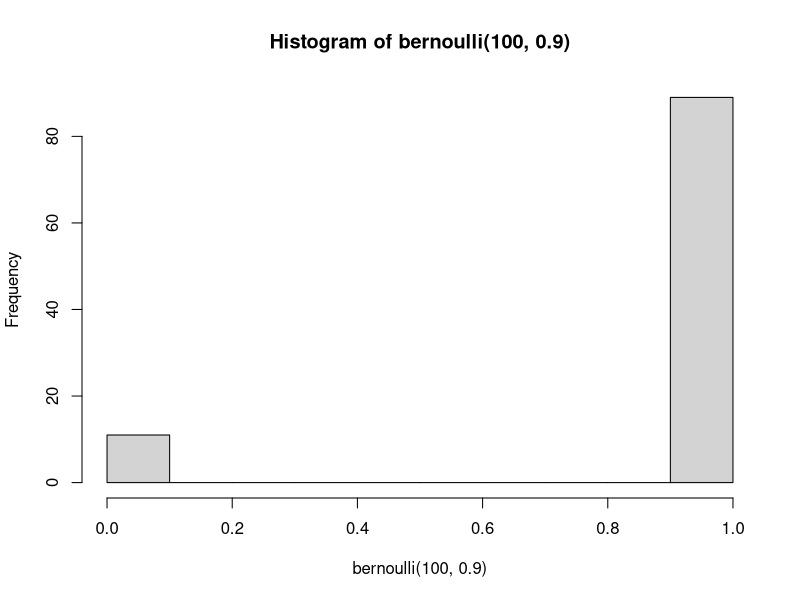
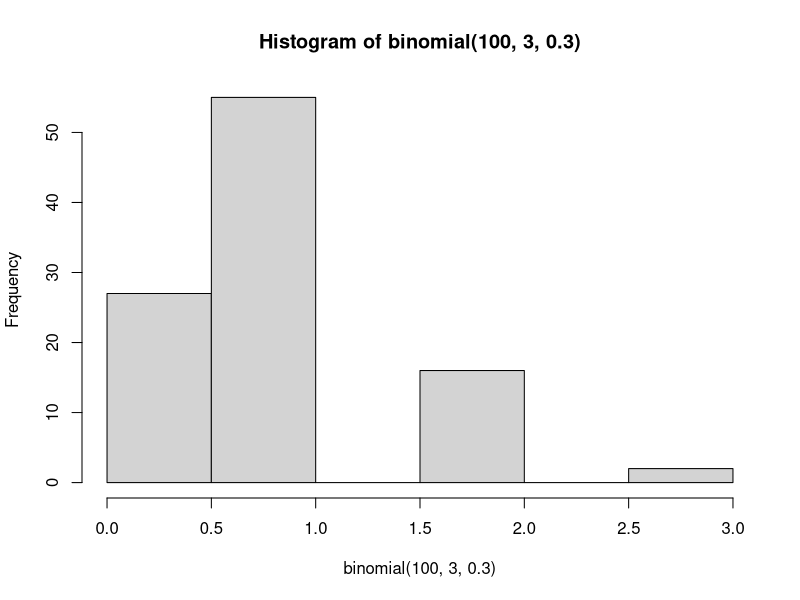
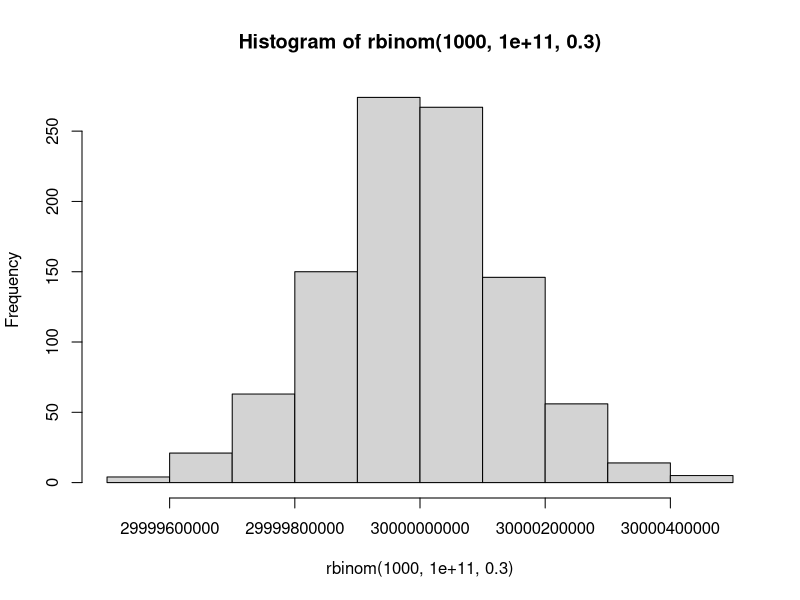
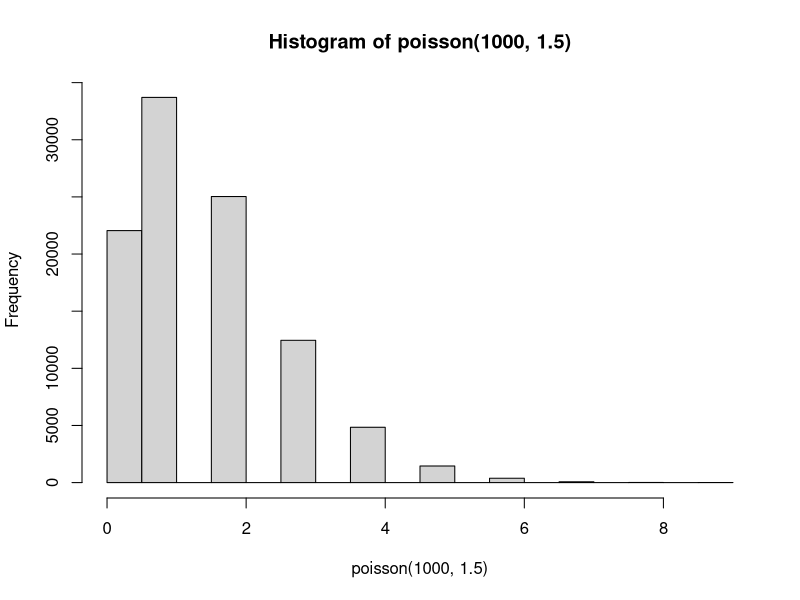
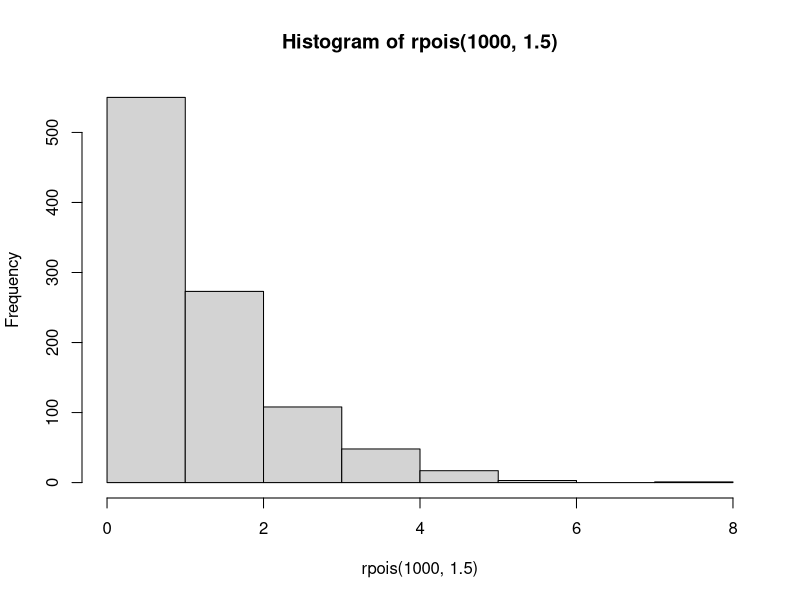
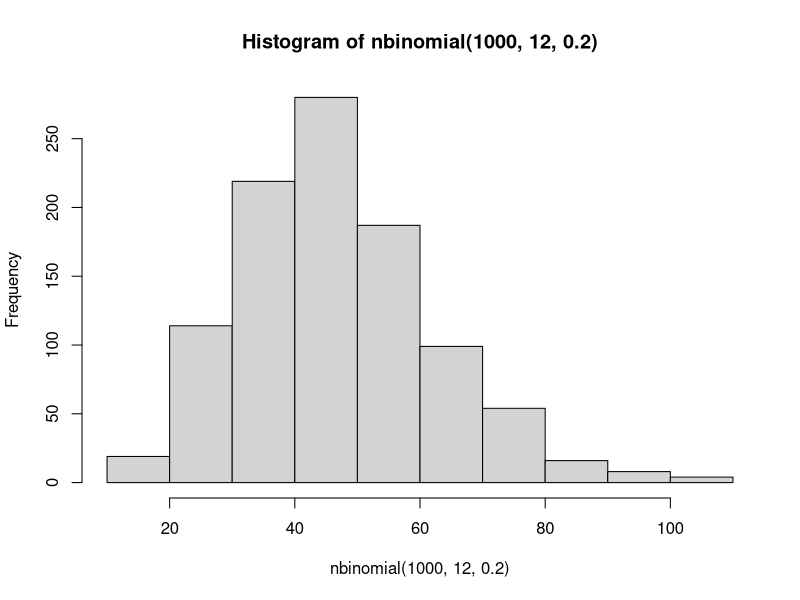
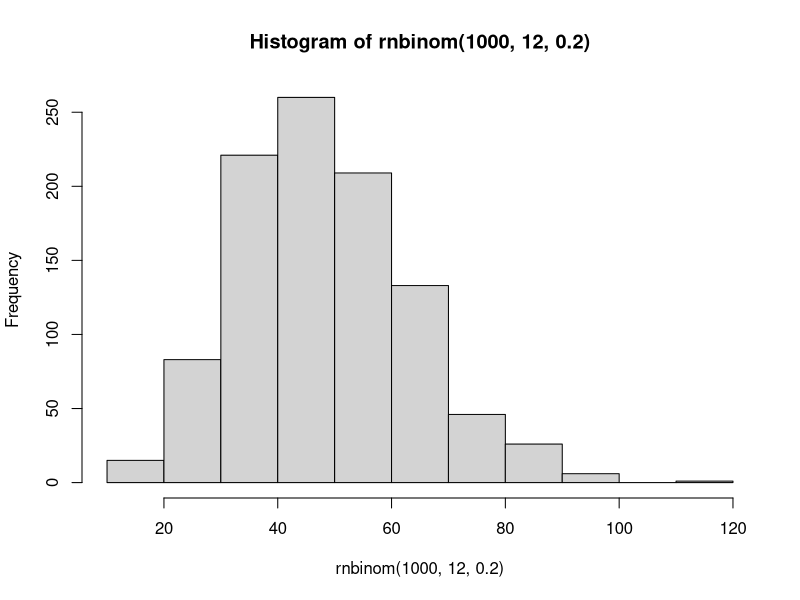
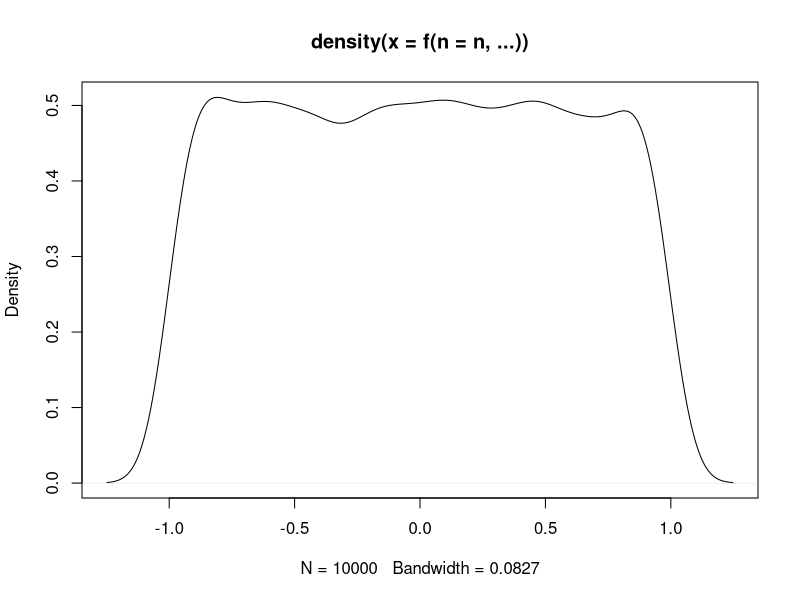

The R source for these figures, in order:

## Probability distributions are related and can be derived from each other.
## See, e.g., here https://www.johndcook.com/blog/distribution_chart/,
## and here http://www.math.wm.edu/~leemis/2008amstat.pdf.


##########################################################################
# Discrete distributions ------------------------------------------------
##########################################################################


## Bernouilli --------------------------------------------------------------

bernoulli <- function(n, p) {
  rbinom(n, size = 1, p)
}

hist(bernoulli(100, 0.9))



## Binomial ----------------------------------------------------------------
binomial <- function(n, size, p) {
    replicate(n, sum(bernoulli(size, p)))
}

hist(binomial(100, 3, 0.3))
hist(rbinom(1000, 100000000000, 0.3))


## Poisson ----------------------------------------------------------------
poisson <- function(n, lambda) {
  ## Poisson experiment is the number of successful bernoullis in a sample, where the average number of successes is lambda
  ## lambda == n*p
  size_binom <- 1000
  p <- lambda/size_binom
  replicate(n, rbinom(100, size_binom, p))
}

hist(poisson(1000, 1.5))
hist(rpois(1000, 1.5))


##  Negative binomial -------------------------------------------------------
## Generative approach
## https://stats.stackexchange.com/questions/176034/negative-binomial-distribution-vs-binomial-distribution

nbinomial_one <-function(size, prob) {
  trial <- 0
  successes <- 0
  while (successes < size) {
      trial <- trial+1
      successes <- successes + bernoulli(1, prob)
    }
  return(trial - successes) # return no of failures!
}

nbinomial <- function(n, size, prob) {
  replicate(n, nbinomial_one(size, prob))
}

hist(nbinomial(1000, 12, 0.2))
hist(rnbinom(1000, 12, 0.2))



##########################################################################
# Continuous distributions ------------------------------------------------
##########################################################################

#### Plot density
#### … of a rng f
d <- function(f, ..., n = 10000) {
  plot(density(f(n = n, ...)))
}


## Uniform -----------------------------------------------------------------
uniform <- runif

d(uniform, -1, 1)

## normal ------------------------------------------------------------------

## There are also approximations from discrete distributions like the binomial
## Here is an implementation just making use of the CLT and scaling like a dirty animal


normal <- function(n, mean, sd) {
  somenormal <- replicate(n, sum(rpois(1000, 10)))
  scalednormal <- scale(somenormal) * sd + mean
  return(c(scalednormal))
}
d(normal, -5, 2.3)

normal <- function(n = 100,
                   m = 20) {
  rowSums(replicate(m, runif(n, -1, 1)))
}

hist(normal())


## exponential -------------------------------------------------------------
## If X is a uniform random variable, -λ log X is an exponential random variable with mean λ.
## More generally, applying the inverse CDF of any random variable X to a uniform random variable creates a variable with the same distribution as X.
exponential <- function(n, mean) {
  -mean*log(runif(n, 0, 1))
}

d(exponential, 20)

